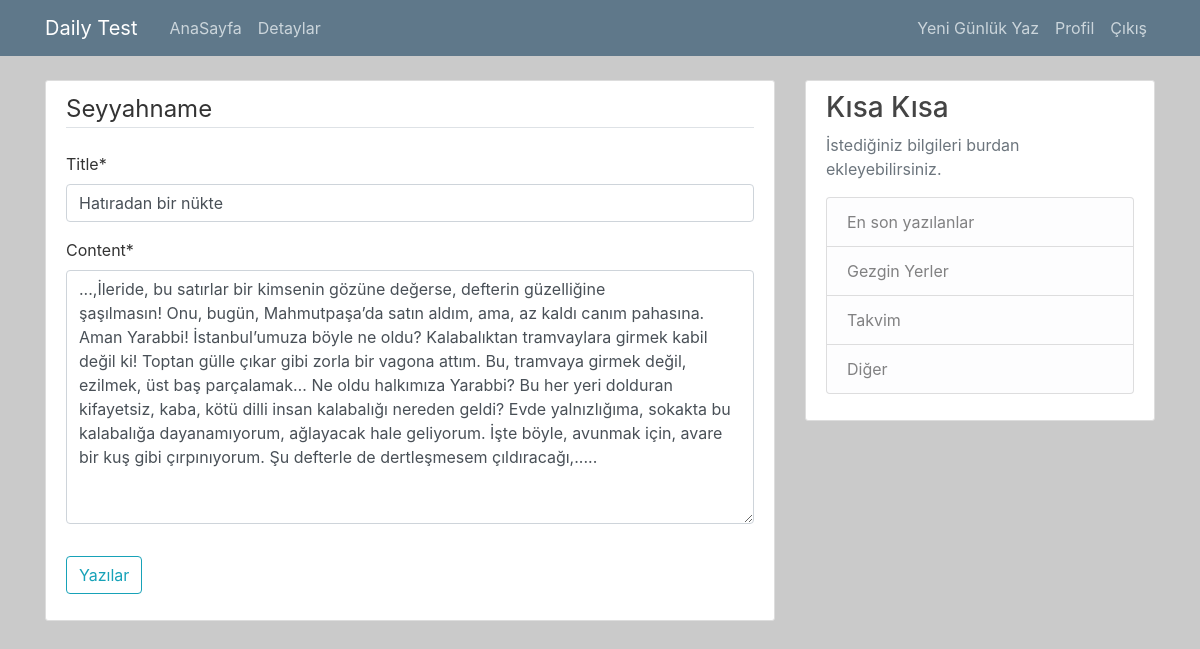
The app's page /daily/2/update/ (signed in) with its own data.
### myapp/models.py (models this page shows, shortened)
class Daily(models.Model):
    title = models.CharField(max_length=100)
    content = models.TextField()
    date_posted = models.DateTimeField(default=timezone.now)
    author = models.ForeignKey(User, on_delete=models.CASCADE)

### myapp/views.py (the view, shortened to what this page needs)
# urls.py: path('daily/<int:pk>/update/', DailyUpdateView.as_view(), name='daily-update'),
class DailyUpdateView(LoginRequiredMixin, UserPassesTestMixin, UpdateView):
    model = Daily
    fields = ['title', 'content']
    def test_func(self):
        daily = self.get_object()
        if self.request.user == daily.author:
            return True
        return False

### myapp/templates/myapp/daily_form.html (shortened to what this page needs)
{% extends "myapp/base.html" %}
{% load crispy_forms_tags %}
{% block content %}
    <div class="content-section">
        <form method="POST">
            <fieldset class="form-group">
                <legend class="border-bottom mb-4">Seyyahname</legend>
                {{ form|crispy }}
            </fieldset>
            <div class="form-group">
                <button class="btn btn-outline-info" type="submit">Yazılar</button>
            </div>
        </form>
    </div>
{% endblock content %}

### myapp/static/myapp/main.css (style rules this page uses)
body { background: #cacaca; color: #333333; margin-top: 5rem; }
.content-section { background: #ffffff; padding: 10px 20px; border: 1px solid #dddddd; border-radius: 3px; margin-bottom: 20px; }

### records on screen
Daily: title "Hatıradan bir nükte", content "...,İleride, bu satırlar bir kimsenin gözüne değerse, defterin güzelliğine şaşılmasın! Onu, bugün, Mahmutpaşa’da satın aldım, ama, az kaldı canım pahasına. Aman Yarabbi! İstanbul’umuza böyle ne oldu? Kalabalıktan tramvaylara girmek kabil değil ki! Toptan gülle çıkar gibi zorla bir vagona attım. Bu, tramvaya girmek değil, ezilmek, üst baş parçalamak… Ne oldu halkımıza Yarabbi? Bu her yeri dolduran kifayetsiz, kaba, kötü dilli insan kalabalığı nereden geldi? Evde yalnızlığıma, sokakta bu kalabalığa dayanamıyorum, ağlayacak hale geliyorum. İşte böyle, avunmak için, avare bir kuş gibi çırpınıyorum. Şu defterle de dertleşmesem çıldıracağı,....."
